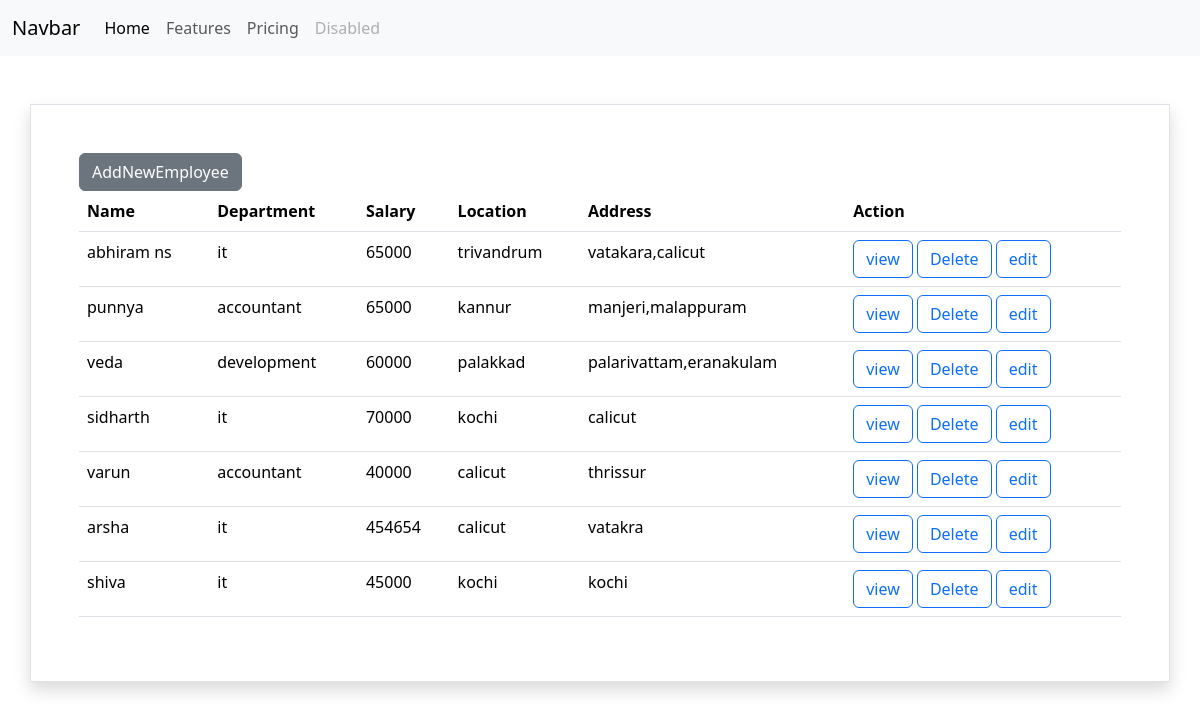
The page /emp/all/ on the database its author committed.
### empapp/models.py (models this page shows, shortened)
class Employee(models.Model):
    name=models.CharField(max_length=100)
    department=models.CharField(max_length=100)
    salary=models.CharField(max_length=100)
    location=models.CharField(max_length=100)
    address=models.CharField(max_length=100)

### empapp/views.py (the view)
# urls.py: path('emp/all/',views.EmployeeListView.as_view(),name="emp-list"),
class  EmployeeListView(View):
    def get(self,request,*args,**kwargs):
        qs=Employee.objects.all()
        return render(request,"emplist.html",{"data":qs})

### empapp/templates/emplist.html
{%extends 'base.html'%}
{%block main_block%}
<div class="container border p-5 mt-5 shadow">
    <a href="{%url 'emp-add'%} "class="btn btn-secondary">AddNewEmployee</a>
    <table class="table">
        <tr>
            <th>Name</th>
            <th>Department</th>
            <th>Salary</th>
            <th>Location</th>
            <th>Address</th>
            <th>Action</th>
        </tr>
        {%for m in data%}
                <tr>
                    <td>{{m.name}}</td>
                    <td>{{m.department}}</td>
                    <td>{{m.salary}}</td>
                    <td>{{m.location}}</td>
                    <td>{{m.address}}</td>
                    <td>
                        <a href="{%url 'emp-detail' m.id %}" class="btn btn-outline-primary">view</a>
                        <a href="{%url 'emp-delete' m.id%}" class="btn btn-outline-primary">Delete</a>
                        <a href="{% url 'emp-edit' m.id %}"class="btn btn-outline-primary">edit</a>
                    </td>
                </tr>
        {%endfor%}
    </table>
</div>
{%endblock%}

### empapp/templates/base.html (shortened to what this page needs)
<!DOCTYPE html>
<html lang="en">
<head>
    <link href="https://cdn.jsdelivr.net/npm/bootstrap@5.3.3/dist/css/bootstrap.min.css" rel="stylesheet">
</head>
<body>
    <nav class="navbar navbar-expand-lg bg-body-tertiary">
        <div class="container-fluid">
          <a class="navbar-brand" href="#">Navbar</a>
          <div class="collapse navbar-collapse" id="navbarNav">
            <ul class="navbar-nav">
              <li class="nav-item">
                <a class="nav-link active" aria-current="page" href="#">Home</a>
              </li>
              <li class="nav-item">
                <a class="nav-link" href="#">Features</a>
              </li>
              <li class="nav-item">
                <a class="nav-link" href="#">Pricing</a>
              </li>
              <li class="nav-item">
                <a class="nav-link disabled" aria-disabled="true">Disabled</a>
              </li>
            </ul>
          </div>
        </div>
      </nav>
      {%block main_block%}
      {%endblock%}
</body>
</html>

### rows shown on the page
Employee: name "abhiram ns", department "it", salary "65000", location "trivandrum", address "vatakara,calicut"
Employee: name "punnya", department "accountant", salary "65000", location "kannur", address "manjeri,malappuram"
Employee: name "veda", department "development", salary "60000", location "palakkad", address "palarivattam,eranakulam"
Employee: name "sidharth", department "it", salary "70000", location "kochi", address "calicut"
Employee: name "varun", department "accountant", salary "40000", location "calicut", address "thrissur"
Employee: name "arsha", department "it", salary "454654", location "calicut", address "vatakra"
Employee: name "shiva", department "it", salary "45000", location "kochi", address "kochi"
